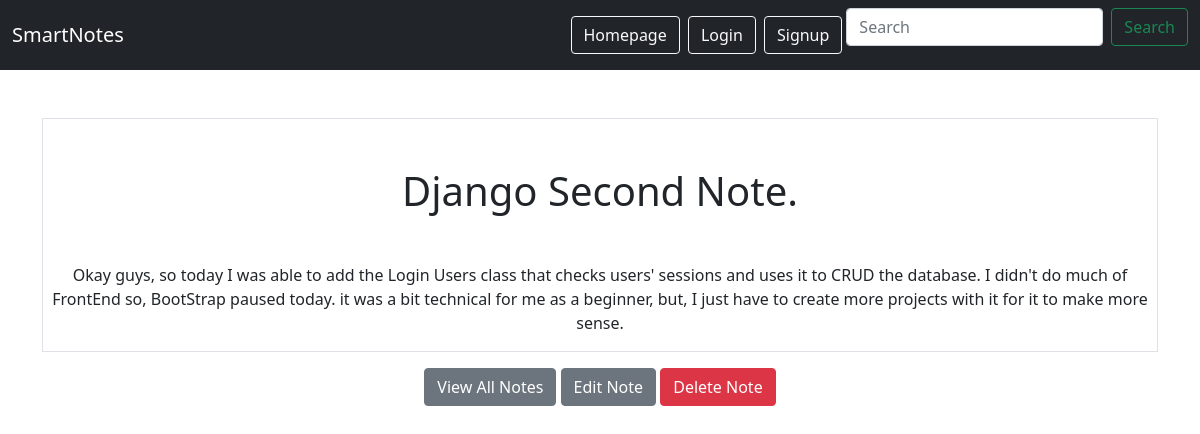
The app's page /smart/notes/8 with its own data.
### notes/models.py (models this page shows)
class Notes(models.Model):
    title = models.CharField(max_length=200)
    text = models.TextField()
    created = models.DateTimeField(auto_now_add=True)
    user = models.ForeignKey(User, on_delete=models.CASCADE, related_name="notes")

### notes/views.py (the view)
# urls.py: path('notes/<int:pk>', views.NotesDetailView.as_view(), name="notes.detail"),
class NotesDetailView(DetailView):
    model = Notes
    context_object_name = "note"

### notes/templates/notes/notes_detail.html
{% extends "base.html" %}
{% block content %}
<div class="border round">
    <h1 class="my-5">{{note.title}}</h1>
    <p>{{note.text}}</p>
</div>
<a href="{% url 'notes.list' %}" class="btn btn-secondary my-1">View All Notes</a>
<a href="{% url 'notes.update' pk=note.id %}" class="btn btn-secondary my-3">Edit Note</a>
<a href="{% url 'notes.delete' pk=note.id %}" class="btn btn-danger my-3">Delete Note</a>
{% endblock %}

### records on screen
Notes: title "Django Second Note.", text "Okay guys, so today I was able to add the Login Users class that checks users' sessions and uses it to CRUD the database. I didn't do much of FrontEnd so, BootStrap paused today. it was a bit technical for me as a beginner, but, I just have to create more projects with it for it to make more sense."
